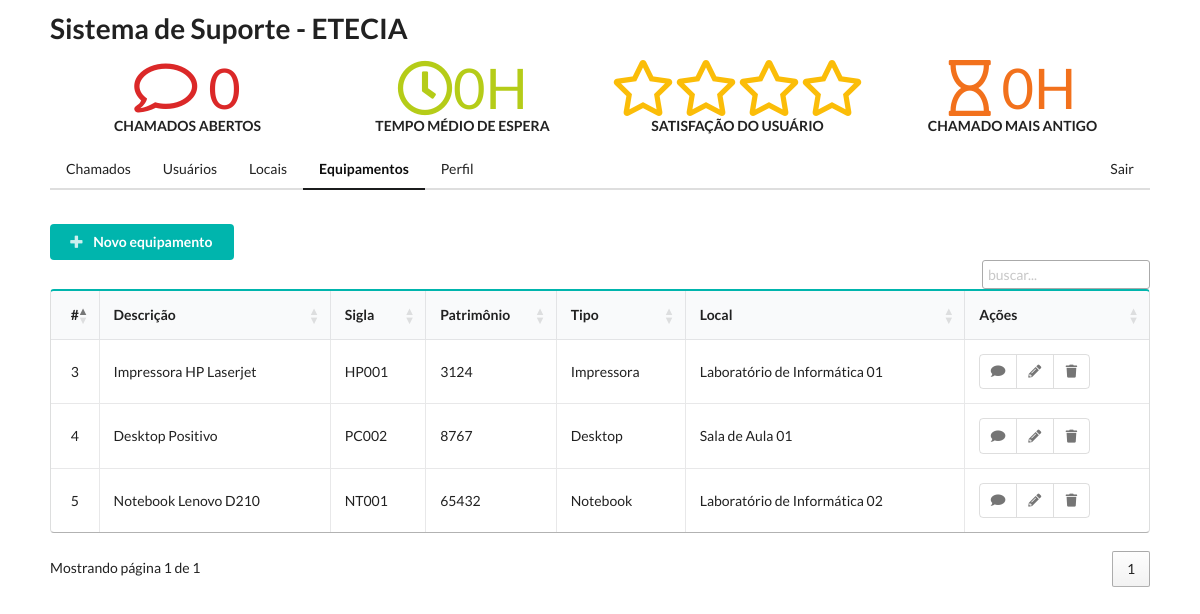
/adm/equipamentos.php, run on the app's committed database.
### tables this page shows
CREATE TABLE `equipamentos` (
  `id` int(11) NOT NULL,
  `descricao` varchar(200) NOT NULL,
  `patrimonio` int(11) NOT NULL,
  `sigla` varchar(200) NOT NULL,
  `tipo` varchar(200) NOT NULL,
  `idLocal` int(11) DEFAULT NULL
);

CREATE TABLE `locais` (
  `id` int(11) NOT NULL,
  `nome` varchar(200) NOT NULL,
  `sigla` varchar(200) NOT NULL
);

### classes/Equipamento.php (called while the page is built, shortened)
<?php
class Equipamento{
	public function buscarTodos(){
		$conexao = Conexao::pegarConexao();
		$query = "SELECT equipamentos.*, locais.id as idlocal, locais.sigla as siglalocal, locais.nome as local FROM equipamentos LEFT JOIN locais ON locais.id=equipamentos.idLocal";
	    $stmt = $conexao->query($query);
		return $stmt->fetchAll();
	}
}

### adm/equipamentos.php (the view, shortened to what this page needs)
<?php
$equipamento = new Equipamento();
$equipamentos = $equipamento->buscarTodos();
?>
<?php include "cabecalho.php" ?>
<br>
<button class="ui button teal" id="btnNovo">
    <i class="icon plus"></i>
    Novo equipamento
</button>
<table class="ui teal celled padded table datatable" id="datatable">
    <thead>
        <th class="center aligned">#</th>
        <th>Descrição</th>
        <th>Sigla</th>
        <th>Patrimônio</th>
        <th>Tipo</th>
        <th>Local</th>
        <th>Ações</th>
    </thead>
    <tbody>
        <?php foreach ($equipamentos as $equipamento) : ?>
            <tr>
                <td class="center aligned"><?= $equipamento["id"] ?></td>
                <td class="single line"><?= $equipamento["descricao"] ?></td>
                <td><?= $equipamento["sigla"] ?></td>
                <td><?= $equipamento["patrimonio"] ?></td>
                <td><?= $equipamento["tipo"] ?></td>
                <td><?= $equipamento["local"] ?></td>
                <td>
                    <div class="ui small basic icon buttons">
                        <a href="chamado_por_equipamento.php?idEquipamento=<?= $equipamento["id"]?>&sigla=<?=$equipamento["sigla"]?> "><button class="ui button" data-tooltip="ver chamados do equipamento" onclick="chamadosEquipamento('<?=$equipamento["id"] ?>')"><i class="comment icon"></i></button></a>
                        <button class="ui button" data-tooltip="editar" onclick="editar('<?= $equipamento["id"] ?>', '<?= $equipamento["descricao"] ?>', '<?= $equipamento["sigla"] ?>', '<?= $equipamento["patrimonio"]?>', '<?= $equipamento["tipo"]?>', '<?= $equipamento["idlocal"] ?>' )"><i class="pencil icon"></i></button>
                        <button class="ui button" data-tooltip="apagar" onclick="excluir(<?= $equipamento["id"] ?>)"><i class="trash icon"></i></button>
                    </div>
                </td>
            </tr>
        <?php endforeach ?>
    </tbody>
</table>

### semanticui/suporte.css (style rules this page uses)
body { margin: 10px 50px 50px 50px; }

### data on the page
equipamentos: id "3", descricao "Impressora HP Laserjet", sigla "HP001", patrimonio "3124", tipo "Impressora", locais.nome "Laboratório de Informática 01"
equipamentos: id "4", descricao "Desktop Positivo", sigla "PC002", patrimonio "8767", tipo "Desktop", locais.nome "Sala de Aula 01"
equipamentos: id "5", descricao "Notebook Lenovo D210", sigla "NT001", patrimonio "65432", tipo "Notebook", locais.nome "Laboratório de Informática 02"

### other printed values
$qtdeChamadosAbertos "0"
View::mostrarEmHoras($tempoMedio) "0H"
View::mostrarEmHoras($chamadoMaisAntigo) "0H"
